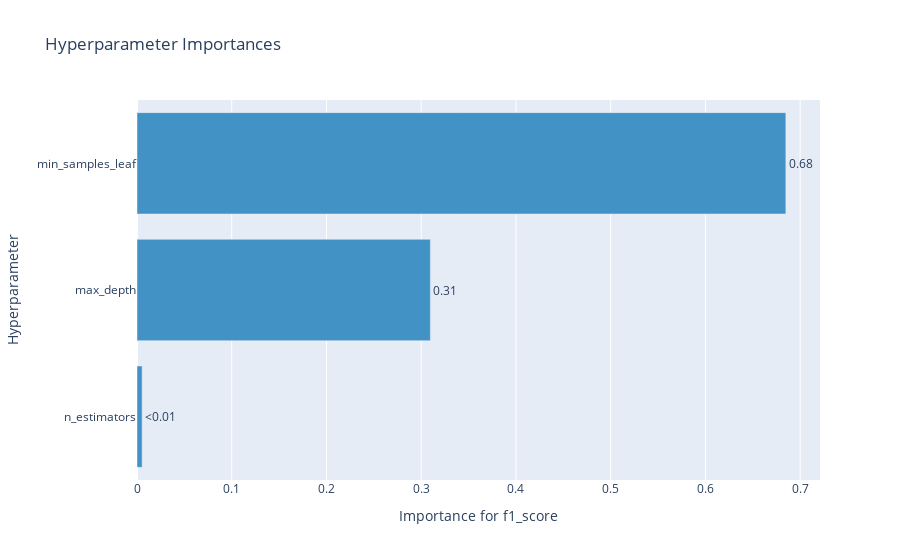

The notebook cell saved with this chart:
### Markdown cell above
График важности гиперпараметров - помогает понять, какие гиперпараметры вносят больший вклад в минимизацию/максимизацию метрики.

### Code cell
optuna.visualization.plot_param_importances(study, target_name="f1_score")

### Figure 1 — Plotly figure (JSON) as saved in the notebook; plotly's stock layout.template omitted (floating-point values rounded to 4 significant figures)
{"data": [{"cliponaxis": false, "hovertemplate": ["n_estimators (IntDistribution): 0.005431548482431377<extra></extra>", "max_depth (IntDistribution): 0.3096676657903632<extra></extra>", "min_samples_leaf (IntDistribution): 0.6849007857272056<extra></extra>"], "marker": {"color": "rgb(66,146,198)"}, "orientation": "h", "text": ["<0.01", "0.31", "0.68"], "textposition": "outside", "type": "bar", "x": [0.005432, 0.3097, 0.6849], "y": ["n_estimators", "max_depth", "min_samples_leaf"]}], "layout": {"showlegend": false, "title": {"text": "Hyperparameter Importances"}, "xaxis": {"title": {"text": "Importance for f1_score"}}, "yaxis": {"title": {"text": "Hyperparameter"}}}}
